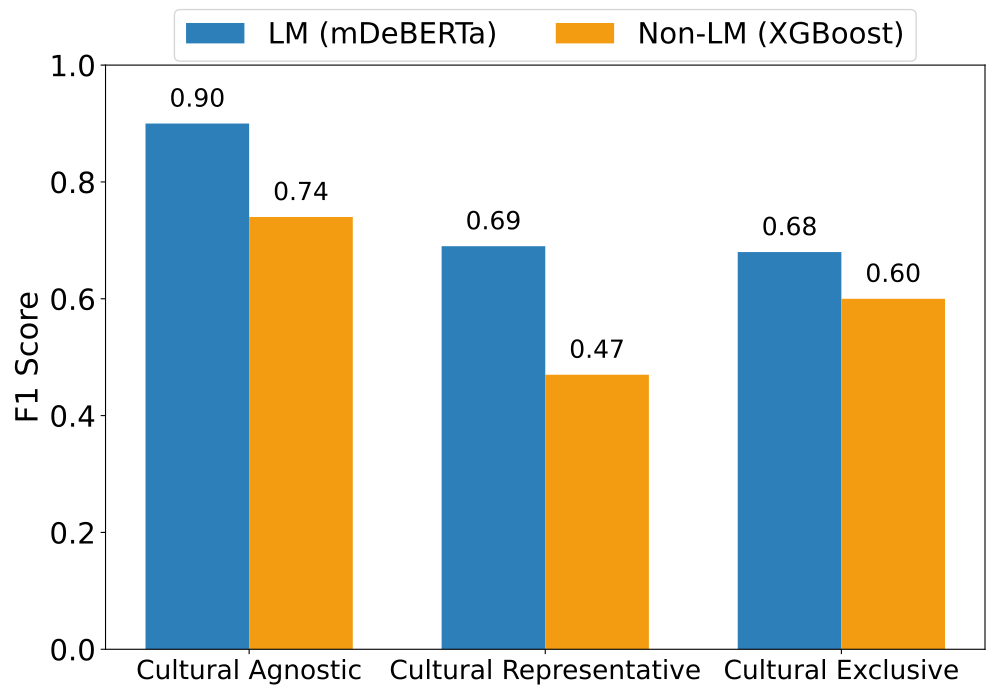

Generate this figure with Python:
import matplotlib.pyplot as plt
import numpy as np

# =========================
# GLOBAL PARAMETERS
# =========================

# Figure size (in inches)
FIG_WIDTH = 10
FIG_HEIGHT = 7

# Base text size (ALL text scales from this)
BASE_FONT_SIZE = 20

# Output file name
OUTPUT_FILE = "f1_comparison.pdf"

# =========================
# DATA (HARDCODED)
# =========================

classes = [
    "Cultural Agnostic",
    "Cultural Representative",
    "Cultural Exclusive"
]

# F1-scores
lm_f1 = [0.90, 0.69, 0.68]
non_lm_f1 = [0.74, 0.47, 0.60]

# =========================
# STYLE SETTINGS
# =========================

lm_color = "#2C7FB8"      # Blue (LM – mDeBERTa)
non_lm_color = "#F39C12"  # Orange (Non-LM – XGBoost)

LABEL_FS  = BASE_FONT_SIZE - 1    # generic labels
TICK_FS   = BASE_FONT_SIZE + 1    # y-ticks
LEGEND_FS = BASE_FONT_SIZE + 1
ANNOT_FS  = BASE_FONT_SIZE - 2

YLABEL_FS = BASE_FONT_SIZE + 2    # y-axis label
XTICK_FS  = BASE_FONT_SIZE - 1    # x-axis tick labels

# =========================
# PLOTTING
# =========================

x = np.arange(len(classes))
width = 0.35

fig, ax = plt.subplots(figsize=(FIG_WIDTH, FIG_HEIGHT))

# Bars
bars_lm = ax.bar(
    x - width / 2,
    lm_f1,
    width,
    label="LM (mDeBERTa)",
    color=lm_color
)

bars_non_lm = ax.bar(
    x + width / 2,
    non_lm_f1,
    width,
    label="Non-LM (XGBoost)",
    color=non_lm_color
)

# =========================
# AXES & TICKS
# =========================

ax.set_ylabel("F1 Score", fontsize=YLABEL_FS)

ax.set_xticks(x)
ax.set_xticklabels(classes, fontsize=XTICK_FS)

ax.set_ylim(0, 1.0)
ax.tick_params(axis="y", labelsize=TICK_FS)

# =========================
# VALUE ANNOTATIONS
# =========================

for bar in bars_lm:
    height = bar.get_height()
    ax.text(
        bar.get_x() + bar.get_width() / 2,
        height + 0.02,
        f"{height:.2f}",
        ha="center",
        va="bottom",
        fontsize=ANNOT_FS
    )

for bar in bars_non_lm:
    height = bar.get_height()
    ax.text(
        bar.get_x() + bar.get_width() / 2,
        height + 0.02,
        f"{height:.2f}",
        ha="center",
        va="bottom",
        fontsize=ANNOT_FS
    )

# =========================
# LEGEND
# =========================

ax.legend(
    loc="upper center",
    bbox_to_anchor=(0.5, 1.12),
    ncol=2,
    frameon=True,
    fontsize=LEGEND_FS
)

plt.tight_layout()

# =========================
# SAVE PDF
# =========================

plt.savefig(OUTPUT_FILE, format="pdf")
plt.close()

print(f"Saved figure to {OUTPUT_FILE}")
